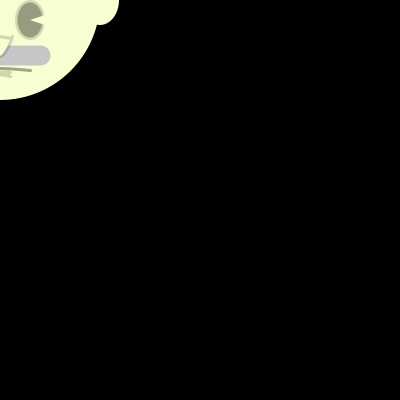
Frame 1 (no input)
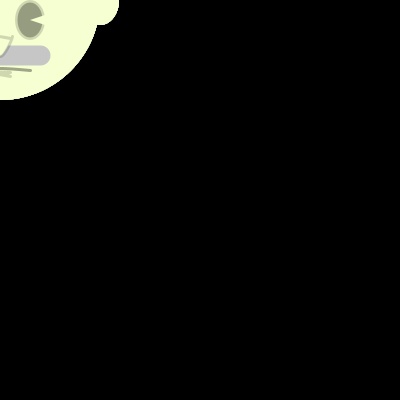
Frame 60 (the mouse pressed at the canvas centre just before this capture)
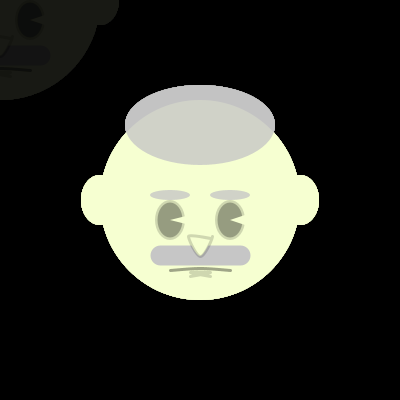
Frame 120 (the mouse held since frame 60 and released just before this capture)

The Processing sketch that drew these frames (run headless with seeded random() and noise(); from frame 60 on, the mouse is pressed at the canvas centre):

// Processing sketch: processing_129717
// ── processing_129717.pde



//floats
float x, y, wd, ht;

void setup()
{
  background(0);
  size(400, 400);
}

void draw()
{

  fill(0, 10);
  rectMode(CORNER);
  rect(0, 0, width, height);


  wd=400;
  ht=400;
  x=mouseX;
  y=mouseY;


  //head
  noStroke();
  fill(246, 255, 209);
  ellipse(x, y, wd*.5, ht*.5);



  //moostache
  stroke(198, 198, 198);
  strokeWeight(20);
  line(x-40, y + 55, x+40, y +55);

  //nose or "D"
  stroke(0, 40);
  strokeWeight(3);
  beginShape();

  curveVertex(x+wd*.005, y+ht*.09);
  curveVertex(x+wd*.03, y+ht*.09);
  curveVertex(x, y+ht*.14);
  curveVertex(x-wd*.03, y+ht*.09);
  curveVertex(x-wd*.001, y+ht*.09);
  curveVertex(x-200, y);

  endShape();


  //lips1
  stroke(0, 90);
  strokeWeight(3);
  beginShape();
  curveVertex(x+30, y+70);
  curveVertex(x+30, y+70);
  curveVertex(x, y+68);
  curveVertex(x-30, y+70);
  curveVertex(x-30, y+70);
  endShape();

  //facial hair or "K"
  stroke(0, 40);
  beginShape();
  curveVertex(x+10, y+76);
  curveVertex(x+10, y+76);
  curveVertex(x-10, y+72);
  curveVertex(x+10, y+72);
  curveVertex(x-10, y+76);
  curveVertex(x-10, y+76);
  endShape();

  //eyes
  noStroke();
  fill(0, 40);
  ellipse(x-30, y +20, 30, 40);
  ellipse(x+30, y +20, 30, 40);
  fill(0, 70);
  ellipse(x-30, y+20, 25, 35);
  ellipse(x+30, y+20, 25, 35);
  fill(246, 255, 209);
  triangle(x-30, y+20, x-10, y+15, x-10, y+25);
  strokeWeight(1);
  triangle(x+30, y+20, x+45, y+15, x+45, y+25);

  //ears
  ellipse(x-100, y, 38, 50);
  ellipse(x+100, y, 38, 50);

  //eyebrows
  fill(198, 200);
  ellipse(x-30, y-5, 40, 10);
  ellipse(x+30, y-5, 40, 10);

  //headhair
  fill(198, 200);
  ellipse(x, y-75, 150, 80);
}
